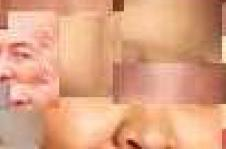
%> input picture Guião5/skin.jpg, 226 x 149 px
$ octave ex.m   (GNU Octave 9; MATLAB toolbox functions it lacks are replaced by stand-ins)
%> lines starting %> are read from the running program, lines starting %| are printed output that depends on the picture

img = imread('skin.jpg');
%> img is the input picture: size 149x226x3 uint8; mean R, G, B 221.6, 163.2, 130.5
hsv = rgb2hsv(img);            % HSV(Hue, Saturation, Value)
%> hsv: size 149x226x3 double; mean H, S, V 0.0621, 0.418, 0.869
h = hsv(:,:,1);
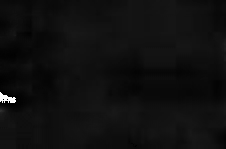
%> h: size 149x226 double; min 0, max 0.998, mean 0.0621
s = hsv(:,:,2);
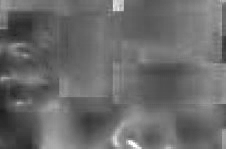
%> s: size 149x226 double; min 0.112, max 1, mean 0.418
h = ceil(99 * h) + 1;
s = ceil(99 * s) + 1;
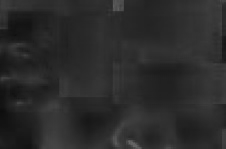
%> s: size 149x226 double; min 13, max 100, mean 42.9

pHS = zeros(100);
for a = 1 : size(img,1)                                             % Percorre cada pixel da imagem
    for b = 1 : size(img,2)
        pHS(h(a,b), s(a,b)) = pHS(h(a,b), s(a,b)) + 1;
    end
end
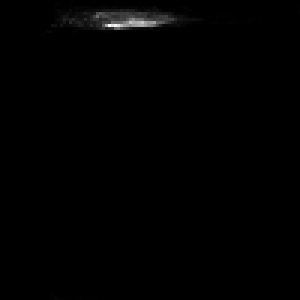
%> pHS: size 100x100 double (shown 3 times larger); min 0, max 594, mean 3.4; drawn with min black and max white
figure(1), surf(pHS), title('pHS')

%calcular a função de probabilidade conjunta do grafico 3D (normalizar de 0~1)
pHS = pHS./(sum(sum(pHS)));
figure(2), surf(pHS), title('probibilidade conjunta')
%> after `title('probibilidade conjunta')`:
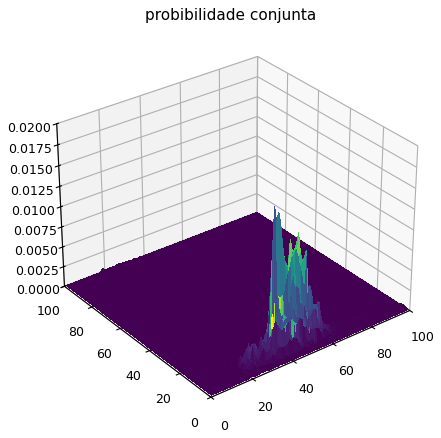
%> figure redrawn from the program's plot data


%2
pHS = zeros(100);
for a = 1 : size(img,1)                                             % Percorre cada pixel da imagem
    for b = 1 : size(img,2)
        pHS(h(a,b), s(a,b)) = pHS(h(a,b), s(a,b)) + 1;
    end
end
figure(1), surf(pHS), title('pHS')                % Cria gráfico com altura (3D)

%calcular a função de probabilidade conjunta do grafico 3D (normalizar de 0~1)
pHS = pHS./(sum(sum(pHS)));
figure(2), surf(pHS), title('probibilidade conjunta')

%3
pH = sum(pHS');
%> pH = 100 values, max 0.246 at index 9, min 0 at index 14, mean 0.01
figure(3), plot(pH), title('pH')
%> after `title('pH')`:
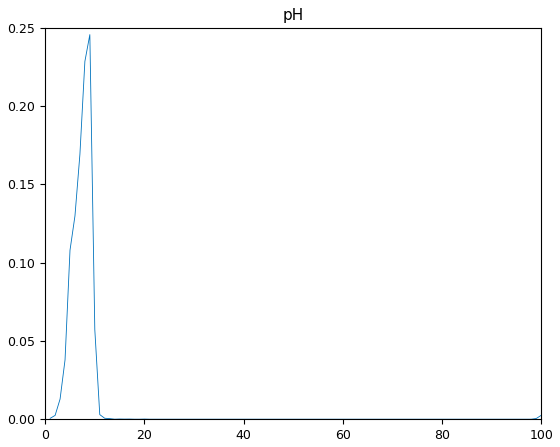
%> figure redrawn from the program's plot data; curve peaks at x = 9, y = 0.246

pS = sum(pHS);
%> pS = 100 values, max 0.0448 at index 39, min 0 at index 1, mean 0.01
figure(4), plot(pS), title('pS')
%> after `title('pS')`:
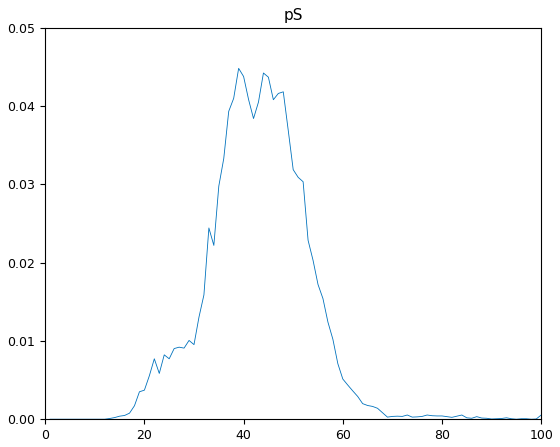
%> figure redrawn from the program's plot data; curve peaks at x = 39, y = 0.0448
